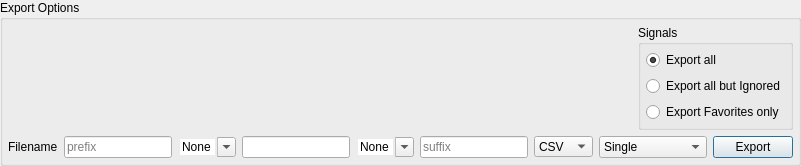
         <widget class="QGroupBox" name="export_options_groupBox">
          <property name="sizePolicy">
           <sizepolicy hsizetype="MinimumExpanding" vsizetype="MinimumExpanding">
            <horstretch>0</horstretch>
            <verstretch>0</verstretch>
           </sizepolicy>
          </property>
          <property name="minimumSize">
           <size>
            <width>0</width>
            <height>0</height>
           </size>
          </property>
          <property name="title">
           <string>Export Options</string>
          </property>
          <layout class="QVBoxLayout" name="verticalLayout_23" stretch="0,0">
           <property name="leftMargin">
            <number>5</number>
           </property>
           <property name="topMargin">
            <number>5</number>
           </property>
           <property name="rightMargin">
            <number>5</number>
           </property>
           <property name="bottomMargin">
            <number>5</number>
           </property>
           <item>
            <layout class="QHBoxLayout" name="horizontalLayout_11">
             <property name="spacing">
              <number>5</number>
             </property>
             <property name="leftMargin">
              <number>0</number>
             </property>
             <property name="topMargin">
              <number>0</number>
             </property>
             <property name="rightMargin">
              <number>0</number>
             </property>
             <property name="bottomMargin">
              <number>0</number>
             </property>
             <item>
              <widget class="QWidget" name="nanhandler_widget" native="true">
               <property name="sizePolicy">
                <sizepolicy hsizetype="MinimumExpanding" vsizetype="MinimumExpanding">
                 <horstretch>0</horstretch>
                 <verstretch>0</verstretch>
                </sizepolicy>
               </property>
              </widget>
             </item>
             <item>
              <spacer name="horizontalSpacer_7">
               <property name="orientation">
                <enum>Qt::Horizontal</enum>
               </property>
               <property name="sizeHint" stdset="0">
                <size>
                 <width>40</width>
                 <height>20</height>
                </size>
               </property>
              </spacer>
             </item>
             <item>
              <widget class="QGroupBox" name="export_signal_buttons_layout">
               <property name="title">
                <string>Signals</string>
               </property>
               <layout class="QVBoxLayout" name="verticalLayout_10">
                <property name="spacing">
                 <number>-1</number>
                </property>
                <property name="sizeConstraint">
                 <enum>QLayout::SetFixedSize</enum>
                </property>
                <property name="leftMargin">
                 <number>5</number>
                </property>
                <property name="topMargin">
                 <number>5</number>
                </property>
                <property name="rightMargin">
                 <number>5</number>
                </property>
                <property name="bottomMargin">
                 <number>5</number>
                </property>
                <item>
                 <widget class="QRadioButton" name="export_all_radioButton">
                  <property name="maximumSize">
                   <size>
                    <width>173</width>
                    <height>20</height>
                   </size>
                  </property>
                  <property name="text">
                   <string>Export all</string>
                  </property>
                  <property name="checked">
                   <bool>true</bool>
                  </property>
                  <attribute name="buttonGroup">
                   <string notr="true">export_options_buttonGroup</string>
                  </attribute>
                 </widget>
                </item>
                <item>
                 <widget class="QRadioButton" name="export_all_but_ignored_radioButton">
                  <property name="maximumSize">
                   <size>
                    <width>173</width>
                    <height>20</height>
                   </size>
                  </property>
                  <property name="text">
                   <string>Export all but Ignored</string>
                  </property>
                  <attribute name="buttonGroup">
                   <string notr="true">export_options_buttonGroup</string>
                  </attribute>
                 </widget>
                </item>
                <item>
                 <widget class="QRadioButton" name="export_favorites_only_radioButton">
                  <property name="maximumSize">
                   <size>
                    <width>173</width>
                    <height>20</height>
                   </size>
                  </property>
                  <property name="text">
                   <string>Export Favorites only</string>
                  </property>
                  <attribute name="buttonGroup">
                   <string notr="true">export_options_buttonGroup</string>
                  </attribute>
                 </widget>
                </item>
               </layout>
              </widget>
             </item>
            </layout>
           </item>
           <item>
            <layout class="QHBoxLayout" name="horizontalLayout_8" stretch="0,0,0,1,0,0,0,0,0">
             <property name="topMargin">
              <number>0</number>
             </property>
             <item>
              <widget class="QLabel" name="label_14">
               <property name="text">
                <string>Filename</string>
               </property>
              </widget>
             </item>
             <item>
              <widget class="QLineEdit" name="export_data_prefix_lineEdit">
               <property name="sizePolicy">
                <sizepolicy hsizetype="MinimumExpanding" vsizetype="Fixed">
                 <horstretch>0</horstretch>
                 <verstretch>0</verstretch>
                </sizepolicy>
               </property>
               <property name="minimumSize">
                <size>
                 <width>50</width>
                 <height>0</height>
                </size>
               </property>
               <property name="maximumSize">
                <size>
                 <width>150</width>
                 <height>16777215</height>
                </size>
               </property>
               <property name="placeholderText">
                <string>prefix</string>
               </property>
              </widget>
             </item>
             <item>
              <widget class="QComboBox" name="export_data_prefix_filler_comboBox">
               <property name="sizePolicy">
                <sizepolicy hsizetype="Minimum" vsizetype="Fixed">
                 <horstretch>0</horstretch>
                 <verstretch>0</verstretch>
                </sizepolicy>
               </property>
               <property name="editable">
                <bool>true</bool>
               </property>
               <property name="sizeAdjustPolicy">
                <enum>QComboBox::AdjustToContents</enum>
               </property>
               <property name="frame">
                <bool>false</bool>
               </property>
               <item>
                <property name="text">
                 <string>None</string>
                </property>
               </item>
               <item>
                <property name="text">
                 <string>.</string>
                </property>
               </item>
               <item>
                <property name="text">
                 <string>-</string>
                </property>
               </item>
              </widget>
             </item>
             <item>
              <widget class="QLineEdit" name="export_data_lineEdit"/>
             </item>
             <item>
              <widget class="QComboBox" name="export_data_suffix_filler_comboBox">
               <property name="sizePolicy">
                <sizepolicy hsizetype="Minimum" vsizetype="Fixed">
                 <horstretch>0</horstretch>
                 <verstretch>0</verstretch>
                </sizepolicy>
               </property>
               <property name="editable">
                <bool>true</bool>
               </property>
               <property name="sizeAdjustPolicy">
                <enum>QComboBox::AdjustToContents</enum>
               </property>
               <property name="frame">
                <bool>false</bool>
               </property>
               <item>
                <property name="text">
                 <string>None</string>
                </property>
               </item>
               <item>
                <property name="text">
                 <string>.</string>
                </property>
               </item>
               <item>
                <property name="text">
                 <string>-</string>
                </property>
               </item>
              </widget>
             </item>
             <item>
              <widget class="QLineEdit" name="export_data_suffix_lineEdit">
               <property name="sizePolicy">
                <sizepolicy hsizetype="MinimumExpanding" vsizetype="Fixed">
                 <horstretch>0</horstretch>
                 <verstretch>0</verstretch>
                </sizepolicy>
               </property>
               <property name="minimumSize">
                <size>
                 <width>50</width>
                 <height>0</height>
                </size>
               </property>
               <property name="maximumSize">
                <size>
                 <width>150</width>
                 <height>16777215</height>
                </size>
               </property>
               <property name="placeholderText">
                <string>suffix</string>
               </property>
              </widget>
             </item>
             <item>
              <widget class="QComboBox" name="export_data_comboBox">
               <property name="minimumSize">
                <size>
                 <width>0</width>
                 <height>21</height>
                </size>
               </property>
               <property name="maximumSize">
                <size>
                 <width>16777215</width>
                 <height>21</height>
                </size>
               </property>
               <item>
                <property name="text">
                 <string>CSV</string>
                </property>
               </item>
               <item>
                <property name="text">
                 <string>Excel</string>
                </property>
               </item>
              </widget>
             </item>
             <item>
              <widget class="QComboBox" name="export_data_mode_comboBox">
               <item>
                <property name="text">
                 <string>Single</string>
                </property>
               </item>
               <item>
                <property name="text">
                 <string>Batch Process</string>
                </property>
               </item>
              </widget>
             </item>
             <item>
              <widget class="QPushButton" name="export_data_pushButton">
               <property name="text">
                <string>Export</string>
               </property>
               <property name="autoDefault">
                <bool>true</bool>
               </property>
               <property name="default">
                <bool>true</bool>
               </property>
              </widget>
             </item>
            </layout>
           </item>
          </layout>
         </widget>
